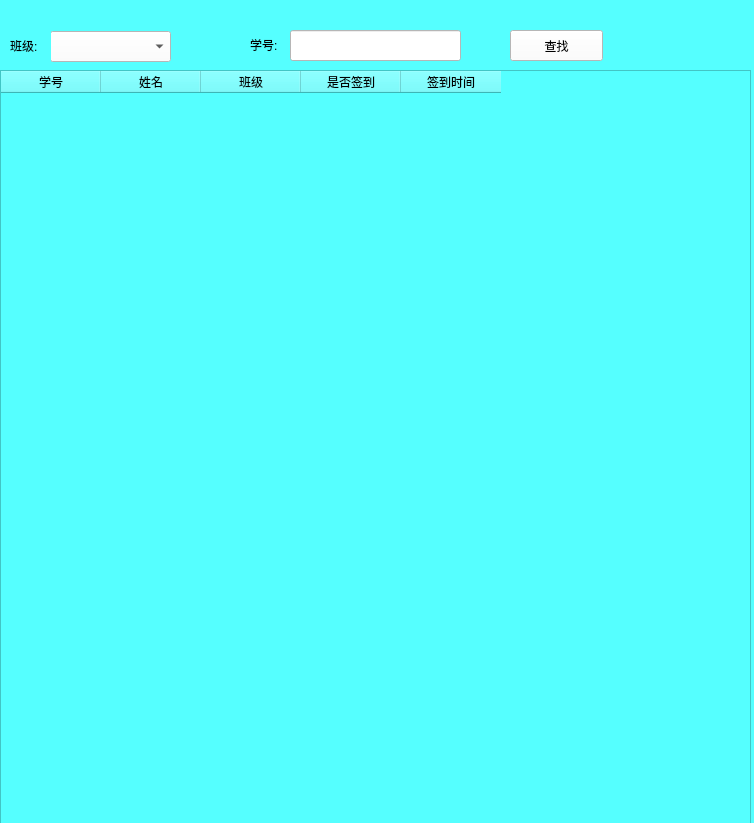
<?xml version="1.0" encoding="UTF-8"?>
<ui version="4.0">
 <class>Widget</class>
 <widget class="QWidget" name="Widget">
  <property name="geometry">
   <rect>
    <x>0</x>
    <y>0</y>
    <width>754</width>
    <height>823</height>
   </rect>
  </property>
  <property name="windowTitle">
   <string>Widget</string>
  </property>
  <property name="styleSheet">
   <string notr="true">background:rgb(85, 255, 255)
</string>
  </property>
  <widget class="QTableWidget" name="tableWidget">
   <property name="geometry">
    <rect>
     <x>0</x>
     <y>70</y>
     <width>751</width>
     <height>761</height>
    </rect>
   </property>
   <property name="styleSheet">
    <string notr="true">background:url(:/new/prefix1/picture1.png)</string>
   </property>
   <column>
    <property name="text">
     <string>学号</string>
    </property>
   </column>
   <column>
    <property name="text">
     <string>姓名</string>
    </property>
   </column>
   <column>
    <property name="text">
     <string>班级</string>
    </property>
   </column>
   <column>
    <property name="text">
     <string>是否签到</string>
    </property>
   </column>
   <column>
    <property name="text">
     <string>签到时间</string>
    </property>
   </column>
  </widget>
  <widget class="QComboBox" name="comboBox">
   <property name="geometry">
    <rect>
     <x>50</x>
     <y>31</y>
     <width>121</width>
     <height>31</height>
    </rect>
   </property>
   <property name="styleSheet">
    <string notr="true">background:rgb(255, 255, 255)</string>
   </property>
  </widget>
  <widget class="QLabel" name="label">
   <property name="geometry">
    <rect>
     <x>10</x>
     <y>30</y>
     <width>41</width>
     <height>31</height>
    </rect>
   </property>
   <property name="styleSheet">
    <string notr="true">background:rgb(85, 255, 255)
</string>
   </property>
   <property name="text">
    <string>班级:</string>
   </property>
  </widget>
  <widget class="QLabel" name="label_2">
   <property name="geometry">
    <rect>
     <x>250</x>
     <y>34</y>
     <width>72</width>
     <height>21</height>
    </rect>
   </property>
   <property name="text">
    <string>学号:</string>
   </property>
  </widget>
  <widget class="QLineEdit" name="lineEdit">
   <property name="geometry">
    <rect>
     <x>290</x>
     <y>30</y>
     <width>171</width>
     <height>31</height>
    </rect>
   </property>
   <property name="styleSheet">
    <string notr="true">background:rgb(255, 255, 255)</string>
   </property>
  </widget>
  <widget class="QPushButton" name="pushButton">
   <property name="geometry">
    <rect>
     <x>510</x>
     <y>30</y>
     <width>93</width>
     <height>31</height>
    </rect>
   </property>
   <property name="styleSheet">
    <string notr="true">background:rgb(255, 255, 255)</string>
   </property>
   <property name="text">
    <string>查找</string>
   </property>
  </widget>
 </widget>
 <layoutdefault spacing="6" margin="11"/>
 <resources/>
 <connections/>
</ui>
